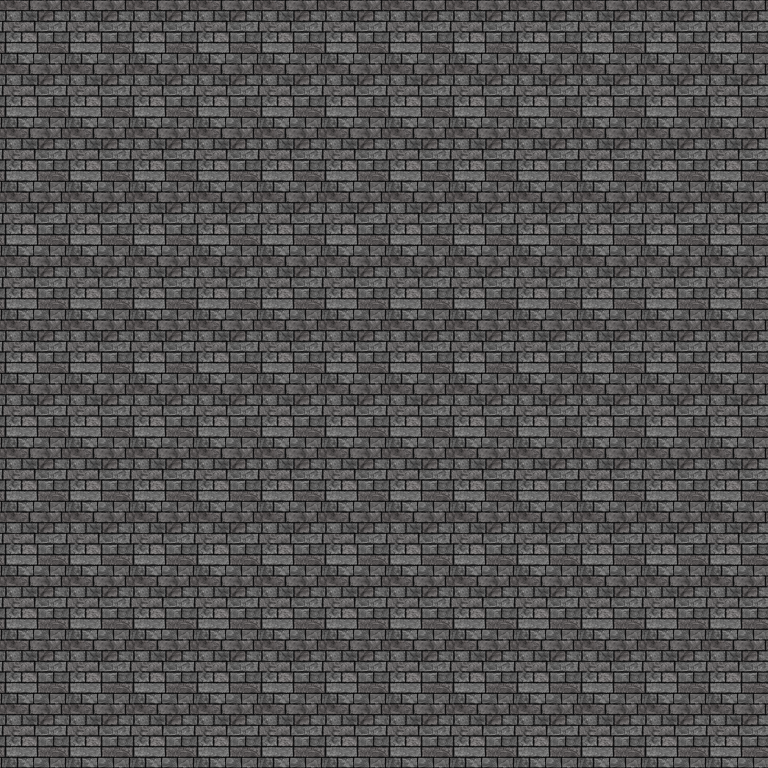

Tiled map render using the project's own tile images. Description and the map definition, with tile-layer contents summarised, below:
An orthogonal 12x12 tile map with 64x64 px tiles, 3 tile layers (Background, Dynamic_Obstacles, Walls).

<map version="1.0" orientation="orthogonal" renderorder="right-down" width="12" height="12" tilewidth="64" tileheight="64" nextobjectid="1">
 <tileset firstgid="1" name="64pxTileSet" tilewidth="64" tileheight="64">
  <image source="../64pxTileSet.png" width="1472" height="128" />
 </tileset>
 <layer name="Background" width="12" height="12">
  <data>[144 cells, 144 non-empty, 1 distinct tile ids]</data>
 </layer>
 <layer name="Dynamic_Obstacles" width="12" height="12">
  <data>[144 cells, 0 non-empty, 0 distinct tile ids]</data>
 </layer>
 <layer name="Walls" width="12" height="12">
  <data>[144 cells, 144 non-empty, 1 distinct tile ids]</data>
 </layer>
</map>
